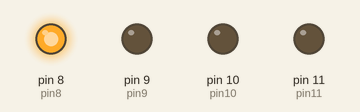
This sketch was run on a simulated Arduino Uno, built with avr-gcc and run on an emulated ATmega328P. On the bench: output pins drawn as LEDs (lit = HIGH).

Above: at 0.07 s.
At 0.97 s:
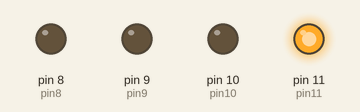
At 2.02 s:
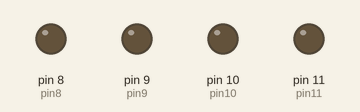
At 3.07 s:
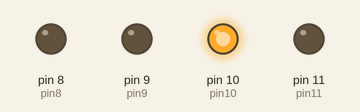
At 3.97 s:
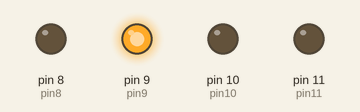
Timing chart, 0 to 4.3 s (numbered marks = the images above):
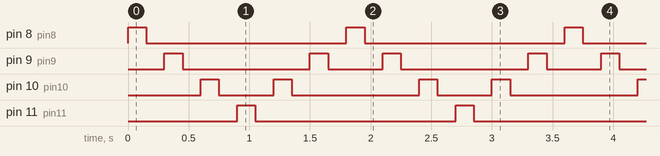

Measured:
- by itself, pin 8 (pin8), pin 11 (pin11): alternates HIGH for 0.15 s and LOW for 1.7 s
- by itself, pin 9 (pin9): repeats every 1.8 s: LOW 1.1 s, HIGH 0.15 s, LOW 0.45 s, HIGH 0.15 s
- by itself, pin 10 (pin10): repeats every 1.8 s: LOW 0.45 s, HIGH 0.15 s, LOW 1.1 s, HIGH 0.15 s

The sketch:

Knightrider.ino
```cpp
/* Knight Rider  */

int pin8 = 8;                 // declare each LED here
int pin9 = 9;
int pin10 = 10;
int pin11 = 11;

void setup(){                 // this sets all the pins as outputs
  pinMode(pin8, OUTPUT);
  pinMode(pin9, OUTPUT);
  pinMode(pin10, OUTPUT);
  pinMode(pin11, OUTPUT);
}


void loop() {
   digitalWrite(pin8, HIGH);
   delay(150);
   digitalWrite(pin8, LOW);
   delay(150);

   digitalWrite(pin9, HIGH);
   delay(150);
   digitalWrite(pin9, LOW);
   delay(150);

   digitalWrite(pin10, HIGH);
   delay(150);
   digitalWrite(pin10, LOW);
   delay(150);

   digitalWrite(pin11, HIGH);
   delay(150);
   digitalWrite(pin11, LOW);
   delay(150);

   digitalWrite(pin10, HIGH);
   delay(150);
   digitalWrite(pin10, LOW);
   delay(150);

   digitalWrite(pin9, HIGH);
   delay(150);
   digitalWrite(pin9, LOW);
   delay(150);
}
```
